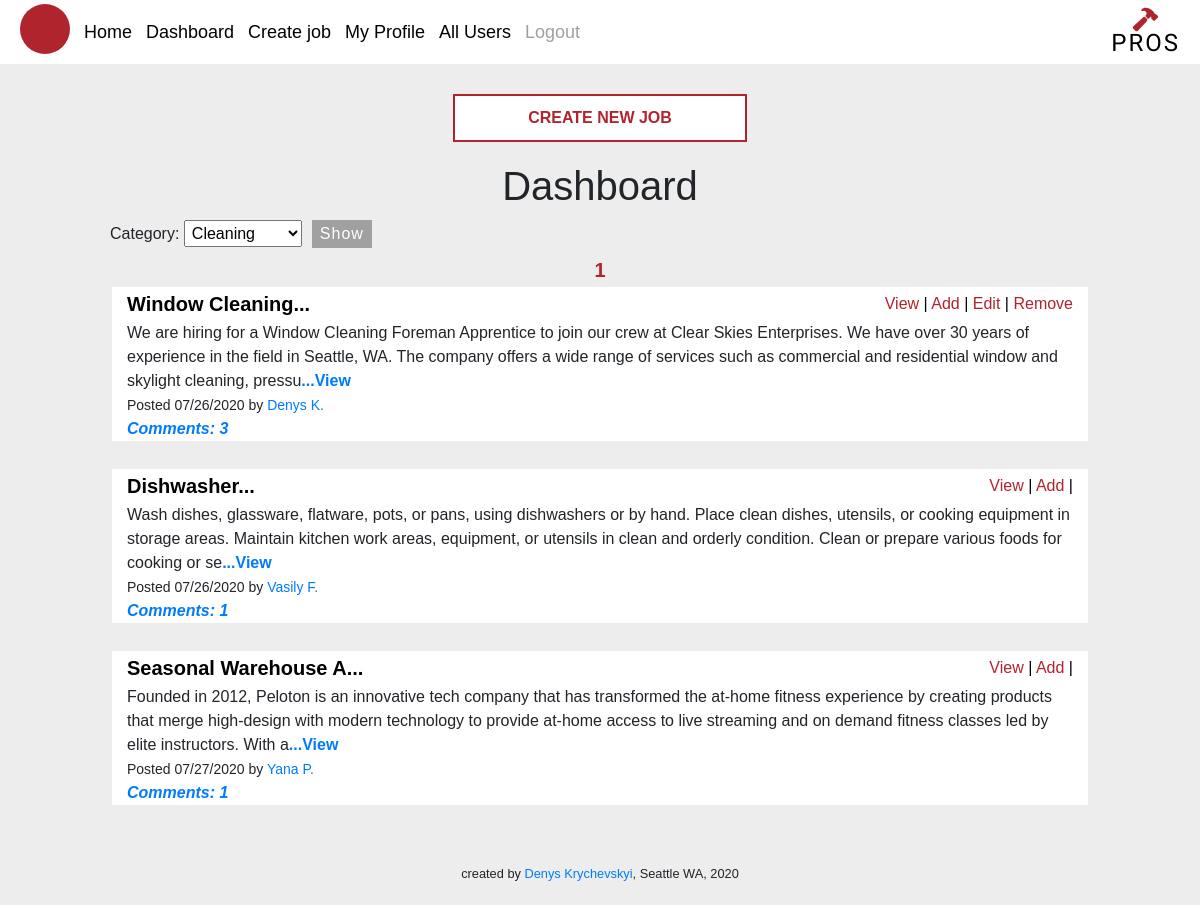
Page /dashboard/show/Cleaning (signed in) on the committed database.
### profi_app/models.py (models this page shows, shortened)
class Category(models.Model):
    name = models.CharField(max_length = 255)
    job = models.ManyToManyField(Job, related_name = 'categories')
    created_at = models.DateTimeField(auto_now_add = True)
    updated_at = models.DateTimeField(auto_now = True)

class Job(models.Model):
    title = models.CharField(max_length = 255, null = True)
    description = models.TextField()
    location = models.CharField(max_length = 255)
    poster = models.ForeignKey(User, related_name = 'poster', on_delete=models.CASCADE)
    executor = models.ForeignKey(User, related_name = 'executor', on_delete=models.CASCADE, blank = True, null = True)
    created_at = models.DateTimeField(auto_now_add = True)
    updated_at = models.DateTimeField(auto_now = True)
    objects = JobManager()

class User(models.Model):
    first_name = models.CharField(max_length = 255)
    last_name = models.CharField(max_length = 255)
    birth_date = models.DateTimeField()
    email = models.TextField()
    phone_num = models.IntegerField(blank=True, null = True)
    about = models.TextField(blank=True, null = True)
    password = models.TextField()
    created_at = models.DateTimeField(auto_now_add = True)
    updated_at = models.DateTimeField(auto_now = True)
    objects = UserManager()

### profi_app/views.py (the view)
# urls.py: path('dashboard/show/<str:category_name>', views.view_category),
def view_category(request, category_name):
    needed_category = Category.objects.get(name = category_name)
    category_jobs = needed_category.job.all()
    paginator = Paginator(category_jobs, 4)
    page = request.GET.get('page')
    category_jobs = paginator.get_page(page)
    context = {
        'cur_user':  User.objects.get(id = request.session['user_id']),
        'users' : User.objects.all(),
        'all_categories': Category.objects.exclude(name = needed_category.name),
        'jobs': category_jobs,
        'active_category': needed_category
    }
    return render(request, 'category.html', context)

### profi_app/templates/category.html (shortened to what this page needs)
<!DOCTYPE html>
<html lang="en">
<head>
    {% include 'head.html' %}
</head>
<body>
    {% include 'navbar.html' %}
    <div class="dashboard_page_container">
        <div class="dash">
            {% if request.session.user_id != null %}
            <a class="mybutton" href="/create_new_job">Create New job</a>
            {% endif %}
            <h1>Dashboard</h1>
        </div>
        {% if request.session.user_id != null %}
        <div class="sort_container">
            <form class='sort' action="/dashboard/show" method="post">
                <div class="input_field">
                    <label for='category'>Category:</label>
                    <select id="category" name="category">
                        <option value="{{ active_category.name }}" selected>{{ active_category.name }}</option>
                    </select>
                </div>
                <button class="mybutton4">Show</button>
            </form>
        </div>
        {% endif %}
        <div class="pagination_container">
            <div class="pagination">
                {% for num in jobs.paginator.page_range %}
                    {% if jobs.number == num %}
                        <strong id="page_num">{{ num }}</strong>
                    {% elif num > jobs.number|add:'-2' and num < jobs.number|add:'2' %}
                        <a href="?page={{num}}">{{num}}</a>
                    {% endif %}
                {% endfor %}
            </div>
        </div>
        <div id="display_jobs">
        {% for job in jobs %}
            {% if job.executor == null %}
                <div class="job_container">
                    <div class="top_desc">
                        <div class="job_title">
                            <h5><a href="/view/{{job.id}}">{{ job.title|slice:":20" }}...</a></h5>
                        </div>
                        <div class="action">
                            <a href="/view/{{job.id}}">View <span class='vertical'>|</span></a>
                            {%if job.executor.id == null and request.session.user_id != null %}
                            <a href="/add_job/{{job.id}}">Add <span class='vertical'>|</span></a>
                            {% endif %}
                            {% if job.poster.id == request.session.user_id %}
                                <a href="/edit_job/{{job.id}}">Edit <span class='vertical'>|</span></a>
                                <a href="/remove_job/{{job.id}}">Remove</a>
                            {% endif %}
                        </div>
                    </div>
                    <div class="bottom_desc">
                        <p>{{ job.description|slice:":280" }}<a href="/view/{{job.id}}">...View</a></p>
                        <small>Posted {{ job.created_at|date:"SHORT_DATE_FORMAT" }} by <a href="/user/{{ job.poster.id }}/profile">{{ job.poster.first_name }} {{ job.poster.last_name.0 }}.</a></small>
                        {% if request.session.user_id != null %}
                            {% if job.comments.count > 0 %}
                            <div class="comments_count_container">
                                <small class="comments_count"><a href="/view/{{job.id}}"><span>Comments:</span> {{job.comments.count}}</a></small>
                            </div>
                            {% endif %}
                        {% endif %}
                    </div>
                </div>
                <br>
            {% endif %}
        {% endfor %}
        </div>
    </div>
    {% include 'footer.html' %}
</body>
</html>

### profi_app/static/css/style.css (style rules this page uses)
* { margin: 0px; padding: 0px; -webkit-box-sizing: border-box; box-sizing: border-box; text-decoration: none; list-style: none; font-family: Arial, Helvetica, sans-serif; }
body { background-color: #ededed; }
.vertical { color: black; }
.comments_count_container .comments_count a { color: #007bff; font-weight: bold; font-style: italic; }
body { overflow-x: hidden; }
.dashboard_page_container { max-width: 1000px; margin: 0 auto; padding: 10px; }
.dashboard_page_container a { text-decoration: none; }
.dashboard_page_container .dash { display: -webkit-box; display: -ms-flexbox; display: flex; -webkit-box-pack: justify; -ms-flex-pack: justify; justify-content: space-between; -webkit-box-align: center; -ms-flex-align: center; align-items: center; -webkit-box-orient: vertical; -webkit-box-direction: normal; -ms-flex-direction: column; flex-direction: column; }
.dashboard_page_container .dash .mybutton { width: 30%; min-width: 200px; padding: 10px 20px; text-align: center; text-decoration: none; -webkit-box-flex: 0.2; -ms-flex: 0.2; flex: 0.2; margin: 20px; background-color: #fff; border: 2px solid #b0242e; color: #b0242e; font-weight: bold; text-transform: uppercase; }
.dashboard_page_container .sort_container #category { padding: 3px; }
.dashboard_page_container #display_jobs .job_container { border: 2px solid #ededed; background-color: #fff; }
.dashboard_page_container #display_jobs .job_container .top_desc { padding: 5px 15px; display: -webkit-box; display: -ms-flexbox; display: flex; -webkit-box-pack: justify; -ms-flex-pack: justify; justify-content: space-between; -webkit-box-align: center; -ms-flex-align: center; align-items: center; }
.dashboard_page_container #display_jobs .job_container .top_desc .job_title h5 { margin: 0; }
.dashboard_page_container #display_jobs .job_container .top_desc .job_title h5 a { color: black; font-weight: bold; }
.dashboard_page_container #display_jobs .job_container .top_desc .action a { color: #b0242e; text-decoration: none; }
.dashboard_page_container #display_jobs .job_container .bottom_desc { padding: 0 15px; background-color: #fff; }
.dashboard_page_container #display_jobs .job_container .bottom_desc p { margin-bottom: 0rem; }
.dashboard_page_container #display_jobs .job_container .bottom_desc p a { font-weight: bold; }
.dashboard_page_container #display_jobs .job_container .bottom_desc small { font-size: 14px; }
.dashboard_page_container #display_jobs .job_container .comments_count_container .comments_count a { font-size: 16px; }
.dashboard_page_container .pagination_container { width: 100%; text-align: center; display: -webkit-box; display: -ms-flexbox; display: flex; -webkit-box-align: center; -ms-flex-align: center; align-items: center; }
.dashboard_page_container .pagination_container .pagination { margin: auto; }
.dashboard_page_container .pagination_container #page_num { font-size: 20px; color: #b0242e; }
.sort_container { display: -webkit-box; display: -ms-flexbox; display: flex; -webkit-box-align: center; -ms-flex-align: center; align-items: center; }
.sort_container .sort { display: -webkit-box; display: -ms-flexbox; display: flex; -webkit-box-align: center; -ms-flex-align: center; align-items: center; }
.sort_container .sort .mybutton4 { min-width: 60px; padding: 0 6px; font-size: 16px; margin-top: 2px; text-align: center; background-color: #a0a0a0; border: 2px solid #a0a0a0; letter-spacing: 1px; color: #fff; margin-bottom: 7px; margin-left: 10px; }
.comments_count_container .comments_count a { font-size: 17px; }
a { text-decoration: none; }

### rows in the picture
Category: category "Cleaning"
Job: title "Window Cleaning", description "We are hiring for a Window Cleaning Foreman Apprentice to join our crew at Clear Skies Enterprises. We have over 30 years of experience in the field in Seattle, WA. The company offers a wide range of services such as commercial and residential window and skylight cleaning, pressu", created_at "07/26/2020", poster.first_name "Denys", poster.last_name.0 "K", comments.count "3"
Job: title "Dishwasher", description "Wash dishes, glassware, flatware, pots, or pans, using dishwashers or by hand. Place clean dishes, utensils, or cooking equipment in storage areas. Maintain kitchen work areas, equipment, or utensils in clean and orderly condition. Clean or prepare various foods for cooking or se", created_at "07/26/2020", poster.first_name "Vasily", poster.last_name.0 "F", comments.count "1"
Job: title "Seasonal Warehouse A", description "Founded in 2012, Peloton is an innovative tech company that has transformed the at-home fitness experience by creating products that merge high-design with modern technology to provide at-home access to live streaming and on demand fitness classes led by elite instructors. With a", created_at "07/27/2020", poster.first_name "Yana", poster.last_name.0 "P", comments.count "1"

### other values in the picture
{{ num }} "1"
